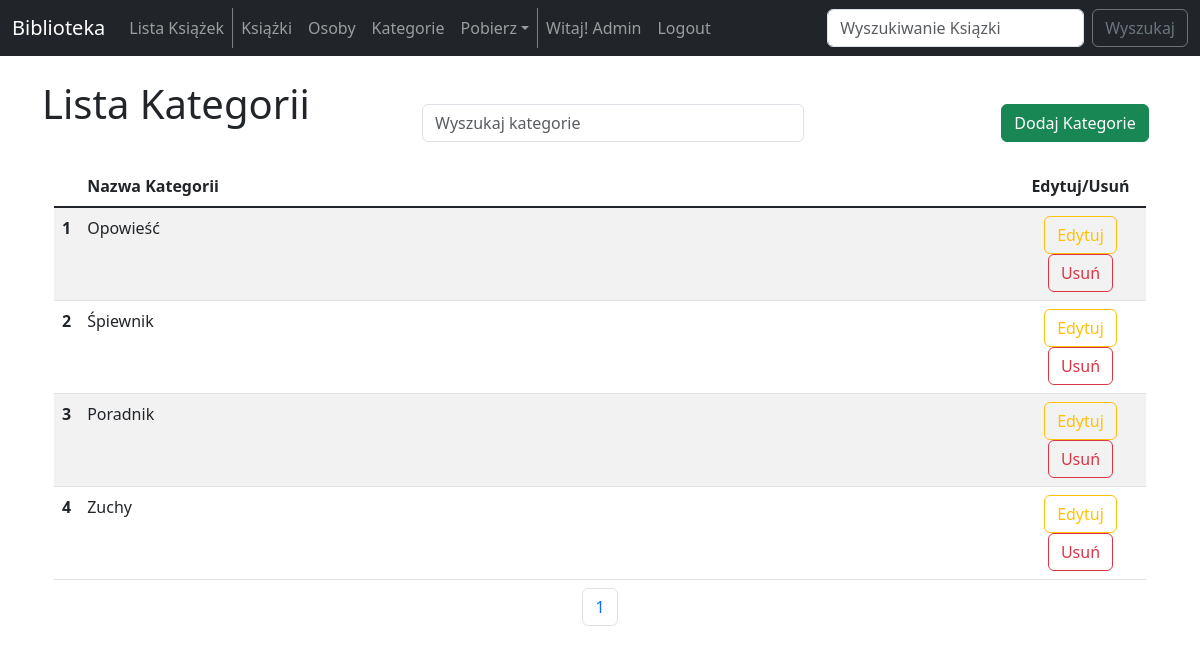
Page /categories_list/ (signed in) on the earlier database version.
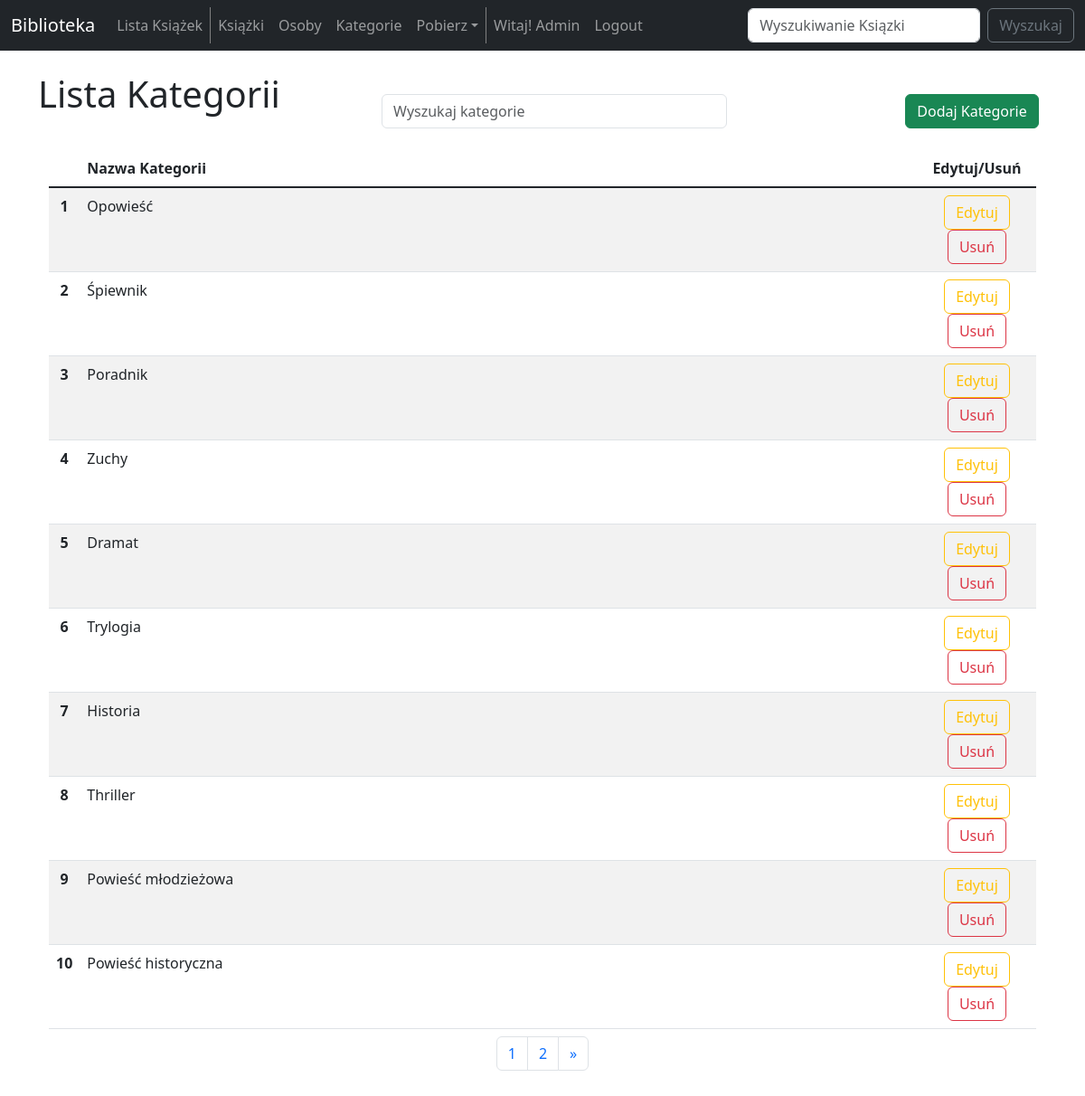
Same page on the later database version.
### biblioteka_app/models.py (models this page shows, shortened)
class ListBookCategory(models.Model):
    name = models.CharField(max_length=100)

### biblioteka_app/views.py (the view)
# urls.py: path('categories_list/', views.categories_list, name='categories-list'),
def categories_list(request):
    categories = ListBookCategory.objects.all()
    p = Paginator(categories, 10)
    page = request.GET.get('page')
    list_categories = p.get_page(page)
    nums = "a" * list_categories.paginator.num_pages
    if request.method == "POST":
        form = ListBookCategoryForm(request.POST)
        if form.is_valid():
            form.save()
            messages.success(request, ("Kategoria Książki została dodana do listy"))
            return redirect('categories-list')
    else:
        form = ListBookCategoryForm
    return render(request, 'categories_list.html',
                {
                    'categories': categories,
                    'form': form,
                    'list_categories': list_categories,
                    'nums': nums,
                })

### biblioteka_app/templates/categories_list.html (shortened to what this page needs)
{% extends 'base.html' %}
{% block content %}
    {% if user.is_authenticated %}
        <div class="row">
            <div class="col-4">
                <h1>
                    Lista Kategorii
                </h1>
            </div>
            <div class="col-6">
                <br/>
                <form class="d-flex" method=POST action="{% url 'search-categories-admin' %}" role="search">
                    <input class="form-control me-2" type="search" placeholder="Wyszukaj kategorie" aria-label="Search" name="searched" style="width: 70%;">
                </form>
            </div>
            <div class="col-2 text-center">
                <br/>
                <button type="button" class="btn btn-success" data-bs-toggle="modal" data-bs-target="#categoryAdd">
                    Dodaj Kategorie
                </button>
            </div>
        </div>
        <br/>
        <div class="container text-center">
            <div class="row">
                <div class="col-12">
                    {% if categories %}
                        <table class="table table-striped">
                            <thead>
                                <tr>
                                    <th scope="col" width="2%"></th>
                                    <th scope="col" class="text-start">Nazwa Kategorii</th>
                                    <th scope="col" class="text-center" width="12%">Edytuj/Usuń</th>
                                </tr>
                            </thead>
                            <tbody class="table-group-divider">
                                {% for category in list_categories %}
                                    <tr>
                                        <th scope="row">{{ forloop.counter }}</th>
                                        <td class="text-start">{{ category.name }}</td>
                                        <td class="text-center">
                                            <a href="{% url 'update-category' category.id %}" class="btn btn-outline-warning">Edytuj</a>
                                            <button type="button" class="btn btn-outline-danger" data-bs-toggle="modal" data-bs-target="#categoryDelete_{{category.id}}">
                                                Usuń
                                            </button>
                                        </td>
                                    </tr>
                                {% endfor %}
                            </tbody>
                            <caption>
                                <nav aria-label="Page navigation example">
                                    <ul class="pagination justify-content-center">
                                        {% for i in nums %}
                                            <li class="page-item">
                                                <a class="page-link" href="?page={{ forloop.counter }}">{{ forloop.counter }}</a>
                                            </li>
                                        {% endfor %}
                                        {% if list_categories.has_next %}
                                            <li class="page-item">
                                                <a class="page-link" href="?page={{ list_categories.paginator.num_pages }}">&raquo</a>
                                            </li>
                                        {% endif %}
                                    </ul>
                                </nav>
                            </caption>
                        </table>
                    {% else %}
                        <p> Brak kategorii na liście. </p>
                    {% endif %}
                </div>
            </div>
        </div>
    {% else %}
    <h3>
        Wybacz, ale musisz być zalogowany/a, aby wejść na tą stronę.
    </h3>
    <a href="{% url 'login' %}">Zaloguj się</a>
    {% endif %}
{% endblock %}

Differences in the rows shown:
added ListBookCategory: name "Dramat"
added ListBookCategory: name "Trylogia"
added ListBookCategory: name "Historia"
added ListBookCategory: name "Thriller"
added ListBookCategory: name "Powieść młodzieżowa"
added ListBookCategory: name "Powieść historyczna"
Other differences:
new list line: "2"
